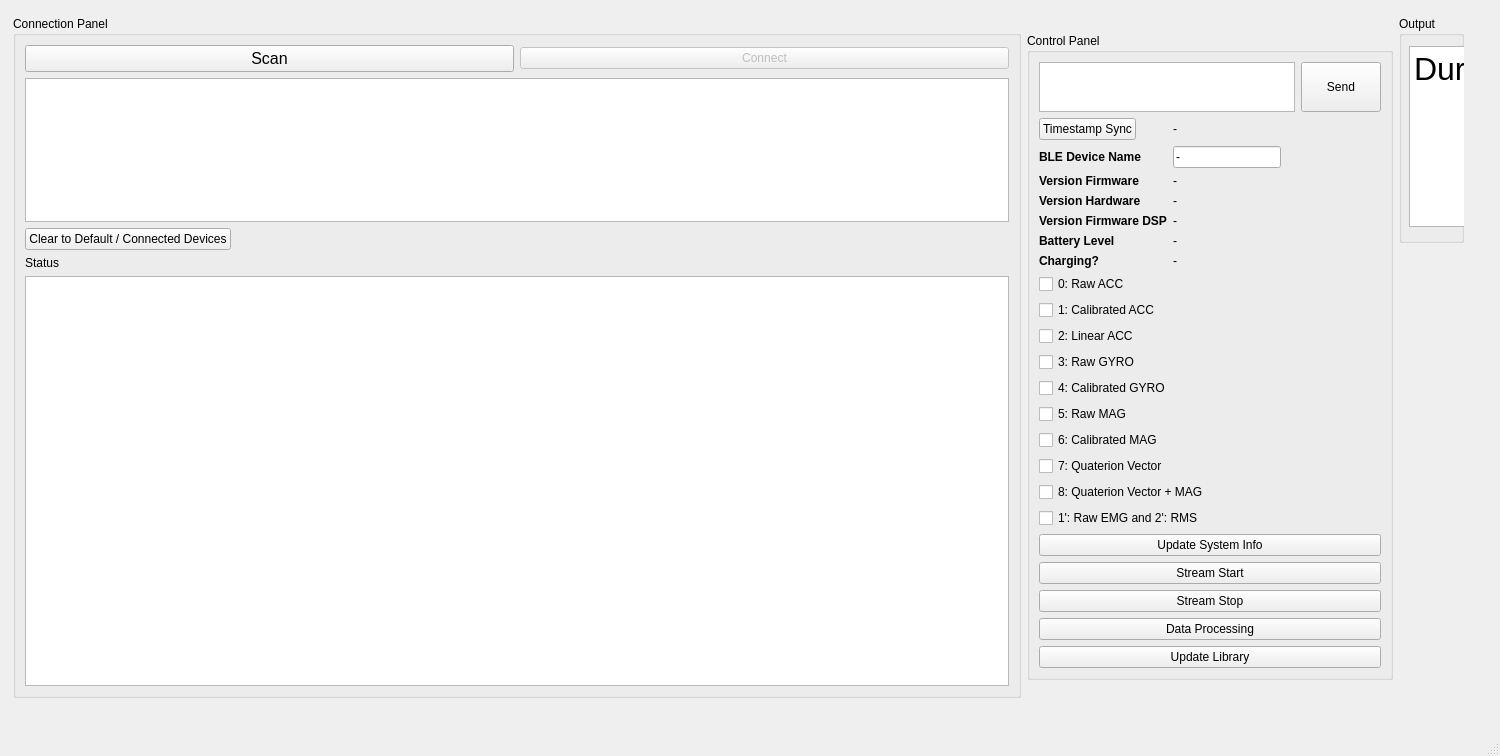
<?xml version="1.0" encoding="UTF-8"?>
<ui version="4.0">
 <class>mainWindow</class>
 <widget class="QMainWindow" name="mainWindow">
  <property name="geometry">
   <rect>
    <x>0</x>
    <y>0</y>
    <width>1500</width>
    <height>756</height>
   </rect>
  </property>
  <property name="sizePolicy">
   <sizepolicy hsizetype="Preferred" vsizetype="Preferred">
    <horstretch>0</horstretch>
    <verstretch>0</verstretch>
   </sizepolicy>
  </property>
  <property name="windowTitle">
   <string>EMGS Interface</string>
  </property>
  <widget class="QWidget" name="centralwidget">
   <widget class="QWidget" name="layoutWidget">
    <property name="geometry">
     <rect>
      <x>13</x>
      <y>16</y>
      <width>1451</width>
      <height>682</height>
     </rect>
    </property>
    <layout class="QHBoxLayout" name="layout_main" stretch="1,1,5">
     <item>
      <widget class="QGroupBox" name="layout_connect">
       <property name="title">
        <string>Connection Panel</string>
       </property>
       <layout class="QVBoxLayout" name="layout_device" stretch="1,0,2">
        <property name="sizeConstraint">
         <enum>QLayout::SetDefaultConstraint</enum>
        </property>
        <item>
         <layout class="QVBoxLayout" name="layout_ble" stretch="0,0,0">
          <item>
           <layout class="QHBoxLayout" name="layout_ble_ctrl">
            <item>
             <widget class="QPushButton" name="btn_scan">
              <property name="font">
               <font>
                <pointsize>12</pointsize>
               </font>
              </property>
              <property name="text">
               <string>Scan</string>
              </property>
             </widget>
            </item>
            <item>
             <widget class="QPushButton" name="btn_connect">
              <property name="enabled">
               <bool>false</bool>
              </property>
              <property name="text">
               <string>Connect</string>
              </property>
              <property name="checkable">
               <bool>true</bool>
              </property>
              <property name="checked">
               <bool>false</bool>
              </property>
             </widget>
            </item>
           </layout>
          </item>
          <item>
           <widget class="QListWidget" name="list_devices">
            <property name="minimumSize">
             <size>
              <width>400</width>
              <height>0</height>
             </size>
            </property>
            <property name="maximumSize">
             <size>
              <width>16777215</width>
              <height>16777215</height>
             </size>
            </property>
           </widget>
          </item>
          <item>
           <widget class="QPushButton" name="btn_clear">
            <property name="sizePolicy">
             <sizepolicy hsizetype="Fixed" vsizetype="Preferred">
              <horstretch>0</horstretch>
              <verstretch>0</verstretch>
             </sizepolicy>
            </property>
            <property name="text">
             <string>Clear to Default / Connected Devices</string>
            </property>
           </widget>
          </item>
         </layout>
        </item>
        <item>
         <widget class="QLabel" name="label">
          <property name="text">
           <string>Status</string>
          </property>
         </widget>
        </item>
        <item>
         <widget class="QTextEdit" name="txt_output">
          <property name="minimumSize">
           <size>
            <width>400</width>
            <height>0</height>
           </size>
          </property>
         </widget>
        </item>
       </layout>
      </widget>
     </item>
     <item>
      <widget class="QGroupBox" name="layout_ctrl">
       <property name="sizePolicy">
        <sizepolicy hsizetype="Maximum" vsizetype="Fixed">
         <horstretch>0</horstretch>
         <verstretch>0</verstretch>
        </sizepolicy>
       </property>
       <property name="title">
        <string>Control Panel</string>
       </property>
       <layout class="QVBoxLayout" name="layout_control">
        <item>
         <layout class="QHBoxLayout" name="layout_input">
          <property name="sizeConstraint">
           <enum>QLayout::SetDefaultConstraint</enum>
          </property>
          <item>
           <widget class="QPlainTextEdit" name="txt_command">
            <property name="sizePolicy">
             <sizepolicy hsizetype="Preferred" vsizetype="Fixed">
              <horstretch>0</horstretch>
              <verstretch>0</verstretch>
             </sizepolicy>
            </property>
            <property name="maximumSize">
             <size>
              <width>16777215</width>
              <height>50</height>
             </size>
            </property>
           </widget>
          </item>
          <item>
           <widget class="QPushButton" name="btn_send">
            <property name="maximumSize">
             <size>
              <width>16777215</width>
              <height>50</height>
             </size>
            </property>
            <property name="text">
             <string>Send</string>
            </property>
           </widget>
          </item>
         </layout>
        </item>
        <item>
         <layout class="QFormLayout" name="layout_display">
          <property name="sizeConstraint">
           <enum>QLayout::SetDefaultConstraint</enum>
          </property>
          <property name="fieldGrowthPolicy">
           <enum>QFormLayout::FieldsStayAtSizeHint</enum>
          </property>
          <property name="labelAlignment">
           <set>Qt::AlignLeading|Qt::AlignLeft|Qt::AlignVCenter</set>
          </property>
          <property name="leftMargin">
           <number>0</number>
          </property>
          <item row="0" column="0">
           <widget class="QPushButton" name="btn_time_sync">
            <property name="text">
             <string>Timestamp Sync</string>
            </property>
           </widget>
          </item>
          <item row="0" column="1">
           <widget class="QLabel" name="str_timestamp">
            <property name="minimumSize">
             <size>
              <width>150</width>
              <height>0</height>
             </size>
            </property>
            <property name="text">
             <string>-</string>
            </property>
           </widget>
          </item>
          <item row="1" column="0">
           <widget class="QLabel" name="lbl_name">
            <property name="font">
             <font>
              <weight>75</weight>
              <bold>true</bold>
             </font>
            </property>
            <property name="text">
             <string>BLE Device Name</string>
            </property>
           </widget>
          </item>
          <item row="2" column="0">
           <widget class="QLabel" name="lbl_ver_fw">
            <property name="font">
             <font>
              <weight>75</weight>
              <bold>true</bold>
             </font>
            </property>
            <property name="text">
             <string>Version Firmware</string>
            </property>
            <property name="wordWrap">
             <bool>true</bool>
            </property>
           </widget>
          </item>
          <item row="2" column="1">
           <widget class="QLabel" name="str_ver_fw">
            <property name="text">
             <string>-</string>
            </property>
           </widget>
          </item>
          <item row="3" column="0">
           <widget class="QLabel" name="lbl_ver_hw">
            <property name="font">
             <font>
              <weight>75</weight>
              <bold>true</bold>
             </font>
            </property>
            <property name="text">
             <string>Version Hardware</string>
            </property>
            <property name="wordWrap">
             <bool>true</bool>
            </property>
           </widget>
          </item>
          <item row="3" column="1">
           <widget class="QLabel" name="str_ver_hw">
            <property name="text">
             <string>-</string>
            </property>
           </widget>
          </item>
          <item row="4" column="0">
           <widget class="QLabel" name="lbl_ver_sw">
            <property name="font">
             <font>
              <weight>75</weight>
              <bold>true</bold>
             </font>
            </property>
            <property name="text">
             <string>Version Firmware DSP</string>
            </property>
            <property name="wordWrap">
             <bool>true</bool>
            </property>
           </widget>
          </item>
          <item row="4" column="1">
           <widget class="QLabel" name="str_ver_sw">
            <property name="text">
             <string>-</string>
            </property>
           </widget>
          </item>
          <item row="5" column="0">
           <widget class="QLabel" name="lbl_battery">
            <property name="font">
             <font>
              <weight>75</weight>
              <bold>true</bold>
             </font>
            </property>
            <property name="text">
             <string>Battery Level</string>
            </property>
           </widget>
          </item>
          <item row="5" column="1">
           <widget class="QLabel" name="str_battery">
            <property name="text">
             <string>-</string>
            </property>
           </widget>
          </item>
          <item row="6" column="0">
           <widget class="QLabel" name="lbl_charge">
            <property name="font">
             <font>
              <weight>75</weight>
              <bold>true</bold>
             </font>
            </property>
            <property name="text">
             <string>Charging?</string>
            </property>
           </widget>
          </item>
          <item row="6" column="1">
           <widget class="QLabel" name="str_charge">
            <property name="text">
             <string>-</string>
            </property>
           </widget>
          </item>
          <item row="1" column="1">
           <widget class="QLineEdit" name="input_name">
            <property name="text">
             <string>-</string>
            </property>
           </widget>
          </item>
         </layout>
        </item>
        <item>
         <widget class="QCheckBox" name="chkbox_raw_acc">
          <property name="text">
           <string>0: Raw ACC</string>
          </property>
         </widget>
        </item>
        <item>
         <widget class="QCheckBox" name="chkbox_cal_acc">
          <property name="text">
           <string>1: Calibrated ACC</string>
          </property>
         </widget>
        </item>
        <item>
         <widget class="QCheckBox" name="chkbox_lin_acc">
          <property name="text">
           <string>2: Linear ACC</string>
          </property>
         </widget>
        </item>
        <item>
         <widget class="QCheckBox" name="chkbox_raw_gyr">
          <property name="text">
           <string>3: Raw GYRO</string>
          </property>
         </widget>
        </item>
        <item>
         <widget class="QCheckBox" name="chkbox_cal_gyr">
          <property name="text">
           <string>4: Calibrated GYRO</string>
          </property>
         </widget>
        </item>
        <item>
         <widget class="QCheckBox" name="chkbox_raw_mag">
          <property name="text">
           <string>5: Raw MAG</string>
          </property>
         </widget>
        </item>
        <item>
         <widget class="QCheckBox" name="chkbox_cal_mag">
          <property name="text">
           <string>6: Calibrated MAG</string>
          </property>
         </widget>
        </item>
        <item>
         <widget class="QCheckBox" name="chkbox_quat_vec">
          <property name="text">
           <string>7: Quaterion Vector</string>
          </property>
         </widget>
        </item>
        <item>
         <widget class="QCheckBox" name="chkbox_quat_mag">
          <property name="text">
           <string>8: Quaterion Vector + MAG</string>
          </property>
         </widget>
        </item>
        <item>
         <widget class="QCheckBox" name="chkbox_emg">
          <property name="text">
           <string>1': Raw EMG and 2': RMS</string>
          </property>
          <property name="tristate">
           <bool>true</bool>
          </property>
         </widget>
        </item>
        <item>
         <widget class="QPushButton" name="btn_update">
          <property name="text">
           <string>Update System Info</string>
          </property>
         </widget>
        </item>
        <item>
         <widget class="QPushButton" name="btn_stream_start">
          <property name="text">
           <string>Stream Start</string>
          </property>
         </widget>
        </item>
        <item>
         <widget class="QPushButton" name="btn_stream_stop">
          <property name="text">
           <string>Stream Stop</string>
          </property>
         </widget>
        </item>
        <item>
         <widget class="QPushButton" name="btn_data_processing">
          <property name="text">
           <string>Data Processing</string>
          </property>
         </widget>
        </item>
        <item>
         <widget class="QPushButton" name="btn_update_library">
          <property name="text">
           <string>Update Library</string>
          </property>
         </widget>
        </item>
       </layout>
      </widget>
     </item>
     <item>
      <layout class="QVBoxLayout" name="layout_graphs" stretch="1,1,1">
       <property name="sizeConstraint">
        <enum>QLayout::SetMinimumSize</enum>
       </property>
       <item>
        <widget class="QGroupBox" name="layout_output_text">
         <property name="sizePolicy">
          <sizepolicy hsizetype="Preferred" vsizetype="Preferred">
           <horstretch>1</horstretch>
           <verstretch>0</verstretch>
          </sizepolicy>
         </property>
         <property name="title">
          <string>Output</string>
         </property>
         <widget class="QTextEdit" name="text_output">
          <property name="geometry">
           <rect>
            <x>10</x>
            <y>30</y>
            <width>641</width>
            <height>181</height>
           </rect>
          </property>
          <property name="font">
           <font>
            <pointsize>24</pointsize>
           </font>
          </property>
          <property name="html">
           <string>&lt;!DOCTYPE HTML PUBLIC &quot;-//W3C//DTD HTML 4.0//EN&quot; &quot;http://www.w3.org/TR/REC-html40/strict.dtd&quot;&gt;
&lt;html&gt;&lt;head&gt;&lt;meta name=&quot;qrichtext&quot; content=&quot;1&quot; /&gt;&lt;style type=&quot;text/css&quot;&gt;
p, li { white-space: pre-wrap; }
&lt;/style&gt;&lt;/head&gt;&lt;body style=&quot; font-family:'.AppleSystemUIFont'; font-size:24pt; font-weight:400; font-style:normal;&quot;&gt;
&lt;p style=&quot; margin-top:0px; margin-bottom:0px; margin-left:0px; margin-right:0px; -qt-block-indent:0; text-indent:0px;&quot;&gt;Duration = &lt;/p&gt;
&lt;p style=&quot;-qt-paragraph-type:empty; margin-top:0px; margin-bottom:0px; margin-left:0px; margin-right:0px; -qt-block-indent:0; text-indent:0px;&quot;&gt;&lt;br /&gt;&lt;/p&gt;&lt;/body&gt;&lt;/html&gt;</string>
          </property>
         </widget>
        </widget>
       </item>
       <item>
        <layout class="QHBoxLayout" name="layout_graph_icm" stretch=""/>
       </item>
       <item>
        <layout class="QHBoxLayout" name="layout_graph_emg" stretch=""/>
       </item>
      </layout>
     </item>
    </layout>
   </widget>
  </widget>
  <widget class="QStatusBar" name="statusbar"/>
  <action name="actionMain">
   <property name="text">
    <string>Main</string>
   </property>
  </action>
 </widget>
 <resources/>
 <connections/>
 <slots>
  <signal>clearListDevices()</signal>
 </slots>
</ui>
